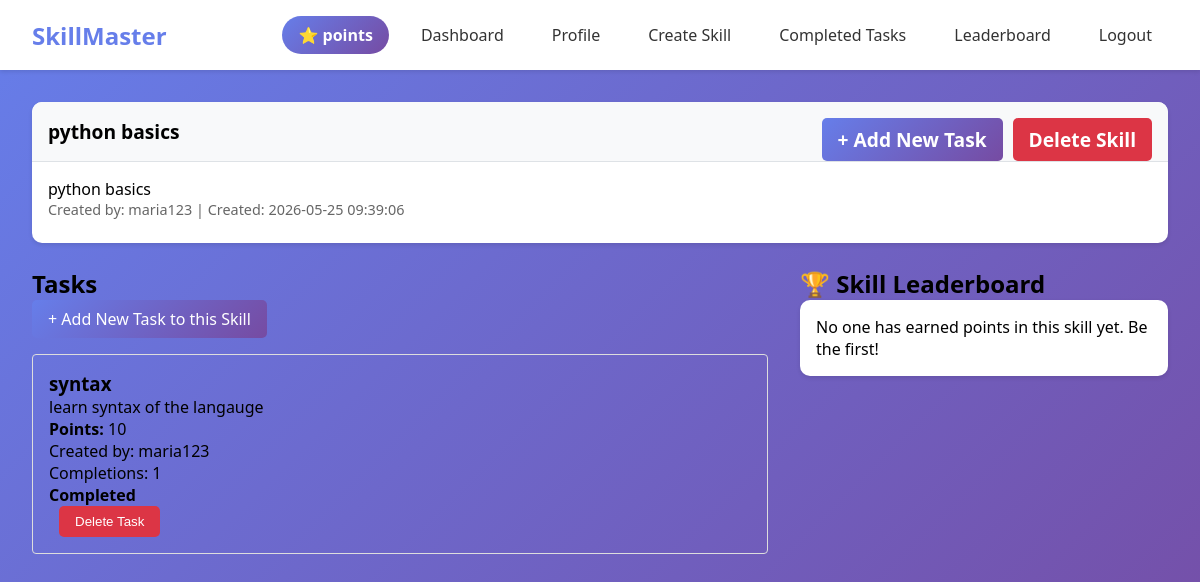
The page /skill/2 (signed in) on the database as committed earlier.
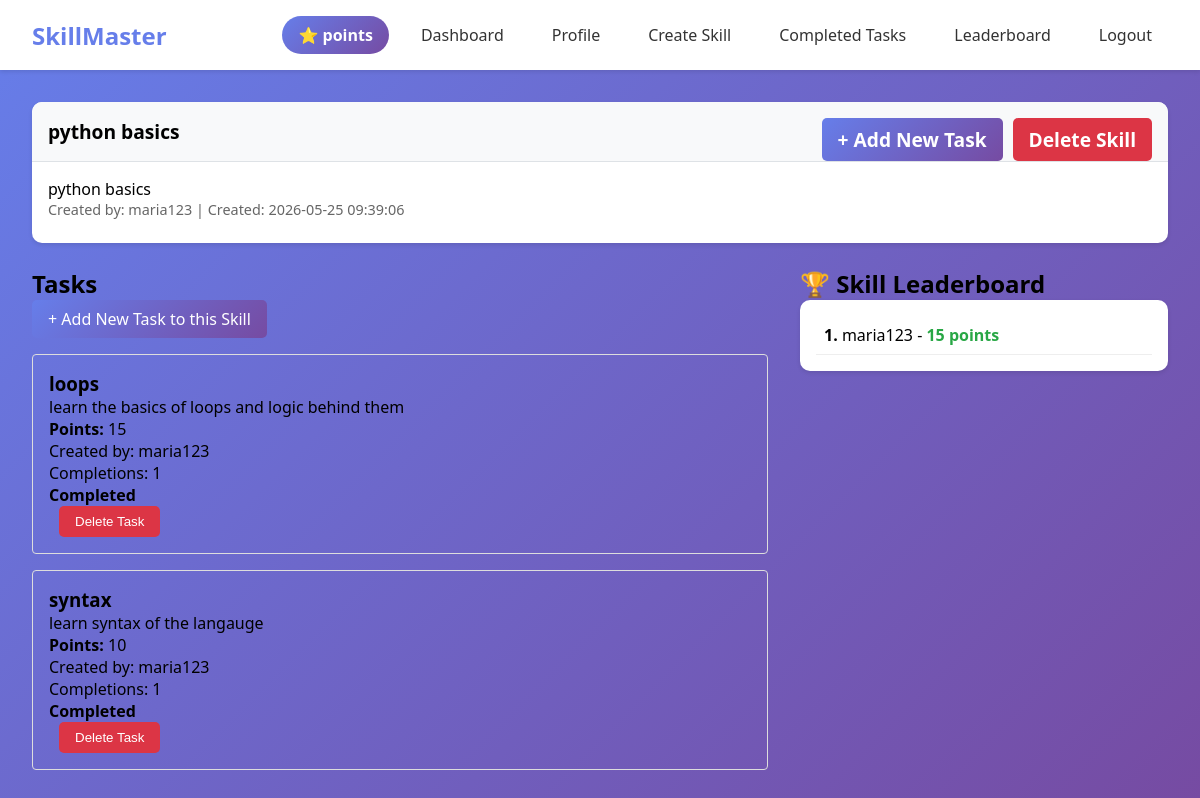
The same page on the database as committed later.
### tables this page shows
CREATE TABLE tasks (
            id INTEGER PRIMARY KEY AUTOINCREMENT,
            skill_id INTEGER,
            title TEXT NOT NULL,
            description TEXT,
            points INTEGER DEFAULT 10,
            created_by INTEGER,
            created_at TIMESTAMP DEFAULT CURRENT_TIMESTAMP,
            is_active BOOLEAN DEFAULT 1,
            FOREIGN KEY (skill_id) REFERENCES skills (id),
            FOREIGN KEY (created_by) REFERENCES users (id)
        );

CREATE TABLE users (
            id INTEGER PRIMARY KEY AUTOINCREMENT,
            username TEXT UNIQUE NOT NULL,
            password TEXT NOT NULL,
            created_at TIMESTAMP DEFAULT CURRENT_TIMESTAMP
        , total_points INTEGER DEFAULT 0);

CREATE TABLE user_skill_points (
            id INTEGER PRIMARY KEY AUTOINCREMENT,
            user_id INTEGER,
            skill_id INTEGER,
            points INTEGER DEFAULT 0,
            FOREIGN KEY (user_id) REFERENCES users (id),
            FOREIGN KEY (skill_id) REFERENCES skills (id),
            UNIQUE(user_id, skill_id)
        );

### app.py (the view)
@app.route("/skill/<int:skill_id>")
def view_skill(skill_id):
    if "user_id" not in session:
        return redirect(url_for("login"))
    with sqlite3.connect("users.db") as conn:
        cursor = conn.cursor()
        cursor.execute("""
            SELECT s.*, u.username as creator_name
            FROM skills s
            JOIN users u ON s.created_by = u.id
            WHERE s.id = ? AND s.is_active = 1
        """, (skill_id,))
        skill = cursor.fetchone()
        if not skill:
            flash("Skill not found", "error")
            return redirect(url_for("dashboard"))
        cursor.execute("""
            SELECT t.*, u.username as creator_name,
                   (SELECT COUNT(*) FROM task_completions WHERE task_id = t.id) as completion_count
            FROM tasks t
            JOIN users u ON t.created_by = u.id
            WHERE t.skill_id = ? AND t.is_active = 1
            ORDER BY t.created_at DESC
        """, (skill_id,))
        tasks = cursor.fetchall()
        completed_tasks = set()
        cursor.execute("""
            SELECT task_id FROM task_completions
            WHERE user_id = ?
        """, (session["user_id"],))
        for row in cursor.fetchall():
            completed_tasks.add(row[0])
        cursor.execute("""
            SELECT u.username, usp.points
            FROM user_skill_points usp
            JOIN users u ON usp.user_id = u.id
            WHERE usp.skill_id = ?
            ORDER BY usp.points DESC
            LIMIT 10
        """, (skill_id,))
        leaderboard = cursor.fetchall()
    return render_template("skill.html",
                         skill=skill,
                         tasks=tasks,
                         completed_tasks=completed_tasks,
                         leaderboard=leaderboard)

### templates/skill.html (shortened to what this page needs)
{% extends "base.html" %}
{% block content %}
<div class="card">
    <div class="card-header">
        {{ skill[1] }}
        {% if skill[3] == session["user_id"] %}
        <a href="{{ url_for('delete_skill', skill_id=skill[0]) }}"
           class="btn btn-danger"
           style="float: right; margin-left: 10px;"
           onclick="return confirm('Delete this skill and all its tasks?')">
           Delete Skill
        </a>
        <a href="{{ url_for('add_task', skill_id=skill[0]) }}"
           class="btn btn-primary"
           style="float: right;">
           + Add New Task
        </a>
        {% endif %}
    </div>
    <div class="card-body">
        <p>{{ skill[2] }}</p>
        <div class="skill-meta">
            Created by: {{ skill[6] }} |
            Created: {{ skill[4] }}
        </div>
    </div>
</div>
<div style="display: grid; grid-template-columns: 2fr 1fr; gap: 2rem;">
    <div>
        <h2>Tasks</h2>
        {% if skill[3] == session["user_id"] %}
        <div style="margin-bottom: 1rem;">
            <a href="{{ url_for('add_task', skill_id=skill[0]) }}"
               class="btn btn-primary">
               + Add New Task to this Skill
            </a>
        </div>
        {% endif %}
        {% for task in tasks %}
        <div style="border: 1px solid #ddd;
                    padding: 1rem;
                    margin-bottom: 1rem;
                    border-radius: 4px;">
            <h3>{{ task[2] }}</h3>
            <p>{{ task[3] }}</p>
            <p>
                <strong>Points:</strong> {{ task[4] }}
            </p>
            <p>
                Created by: {{ task[8] }}
            </p>
            <p>
                Completions: {{ task[9] }}
            </p>
            {% if task[0] in completed_tasks %}
                <p><strong>Completed</strong></p>
            {% else %}
                <a href="{{ url_for('complete_task', task_id=task[0]) }}">
                    <button class="btn btn-success">
                        Complete Task
                    </button>
                </a>
            {% endif %}
            {% if skill[3] == session["user_id"] %}
                <a href="{{ url_for('delete_task', task_id=task[0]) }}"
                   onclick="return confirm('Delete this task?')">
                    <button class="btn btn-danger"
                            style="margin-left: 10px;">
                        Delete Task
                    </button>
                </a>
            {% endif %}
        </div>
        {% endfor %}
    </div>
    <div>
        <h2>🏆 Skill Leaderboard</h2>
        <div class="card">
            <div class="card-body">
                {% if leaderboard %}
                    {% for entry in leaderboard %}
                    <div style="padding: 0.5rem;
                                border-bottom: 1px solid #eee;">
                        <strong>{{ loop.index }}.</strong>
                        {{ entry[0] }} -
                        <span class="points">
                            {{ entry[1] }} points
                        </span>
                    </div>
                    {% endfor %}
                {% else %}
                    <p>No one has earned points in this skill yet. Be the first!</p>
                {% endif %}
            </div>
        </div>
    </div>
</div>
{% endblock %}

Rows that differ between the two databases and show on the page:
added tasks: title "loops", description "learn the basics of loops and logic behind them", points "15", username "maria123", task "1", shows "Completed"
added user_skill_points: username "maria123", points "15"
Other text that changed with them:
text no longer shown: "No one has earned points in this skill yet. Be the first!"
